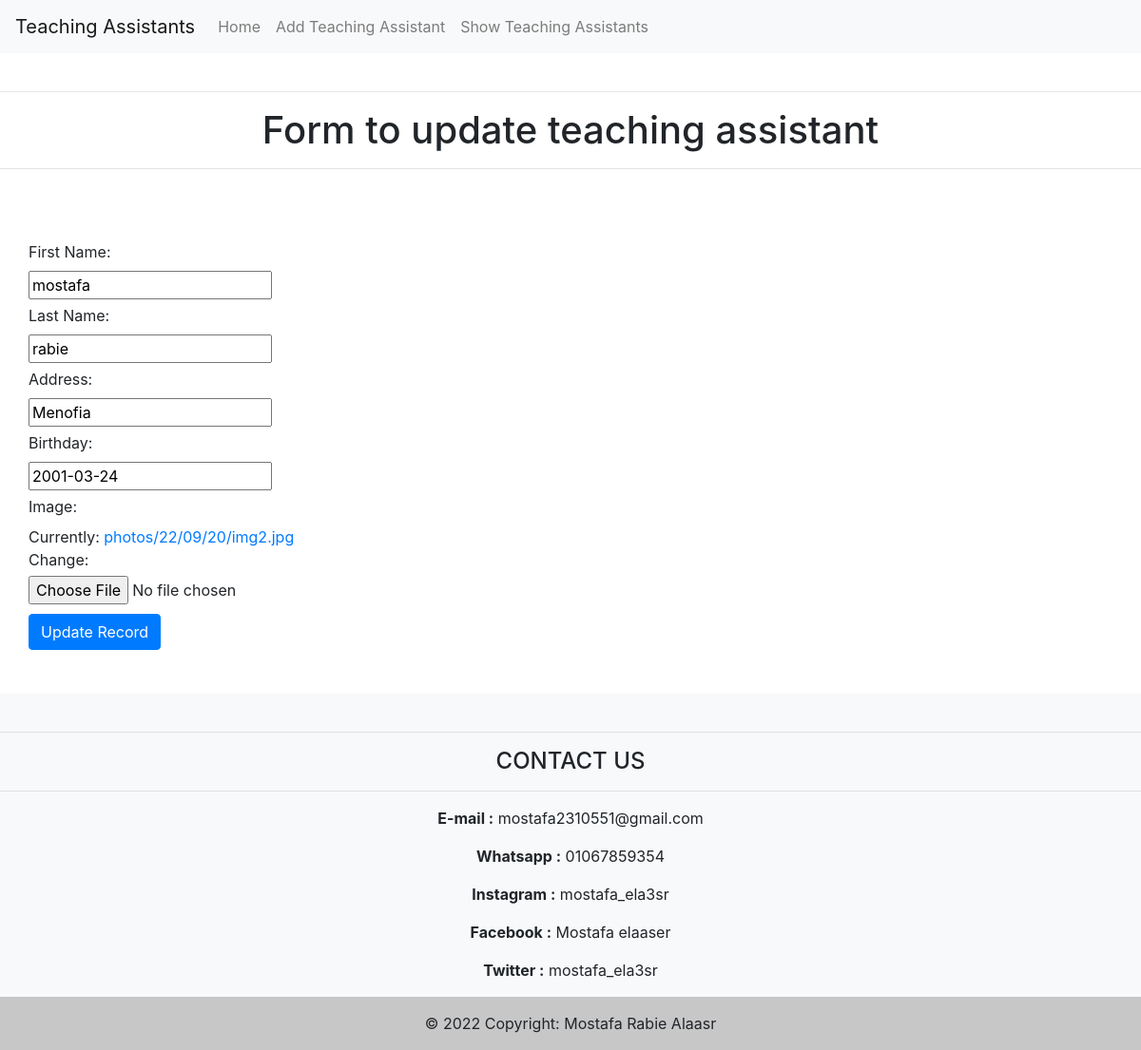
Screenshot of /pages/updateteachingassistant/1 with the database file from the repository.
### pages/models.py (models this page shows, shortened)
class TeachingAssistant(models.Model):
    f_name = models.CharField(max_length=20 , null = True , verbose_name="First Name" )
    l_name = models.CharField(max_length=20 , null = True , verbose_name="Last Name" )
    address = models.CharField(max_length=50 , null = True , default="Menofia" , verbose_name="Address")
    birthDate = models.DateField(null = True , verbose_name="Birthday")
    image = models.ImageField(upload_to='photos/%y/%m/%d' , default= 'photos/22/09/20/img2.jpg')

### pages/views.py (the view)
# urls.py: path('updateteachingassistant/<int:id>',views.UpdateTeachingAssistant , name = 'updateteachingassistant'),
def UpdateTeachingAssistant(request , id):
    teachingassistant_id = TeachingAssistant.objects.get(id= id)
    if request.method == 'POST':
        teachingassistant_save = TeachingAssistantForm(request.POST , request.FILES , instance= teachingassistant_id)
        if teachingassistant_save.is_valid():
            teachingassistant_save.save()
            return redirect('/pages/showteachingassistant')
    else:
        teachingassistant_save = TeachingAssistantForm(instance= teachingassistant_id)
    context ={
        'edit_teachingassistant' : teachingassistant_save
    }
    return render(request , 'pages/updateteachingassistant.html' , context)

### pages/forms.py
class TeachingAssistantForm (forms.ModelForm):
    class Meta:
        model=TeachingAssistant
        fields='__all__'

### templates/pages/updateteachingassistant.html (shortened to what this page needs)
{% extends "base_t.html" %}
{% block content %}
<br><hr/>
<h1>Form to update teaching assistant</h1>
<hr/><br>
<form method = "POST">
    {{edit_teachingassistant}}
 <button type="submit" class="btn btn-primary">Update Record</button>
</form>
{% endblock  %}

### app/static/css/style.css (style rules this page uses)
label , input { display: block; margin-top: 5px; }
button { margin-top: 10px; }
h1 { text-align: center; }

### templates/pages/updateteachingassistant.html (style rules this page uses)
form { padding: 30px }

### rows the page displays
TeachingAssistant: f_name "mostafa", l_name "rabie", address "Menofia", birthDate "2001-03-24"
